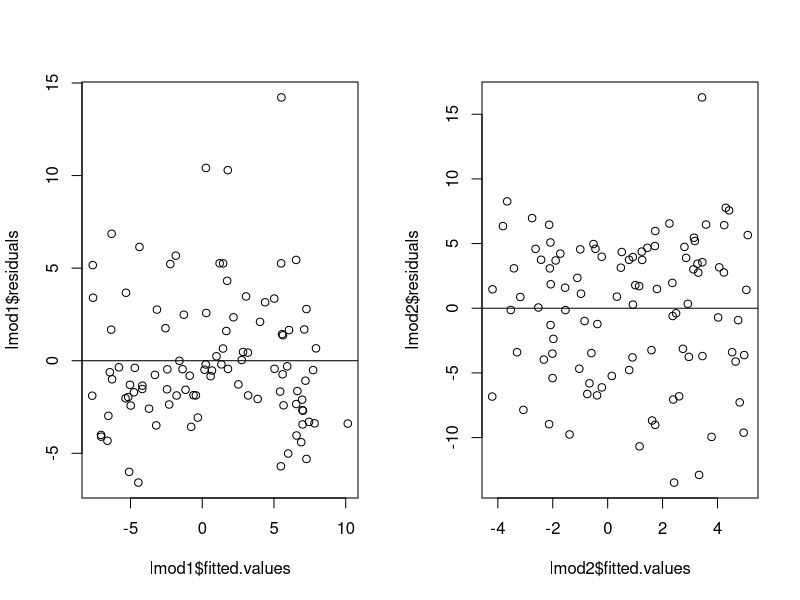
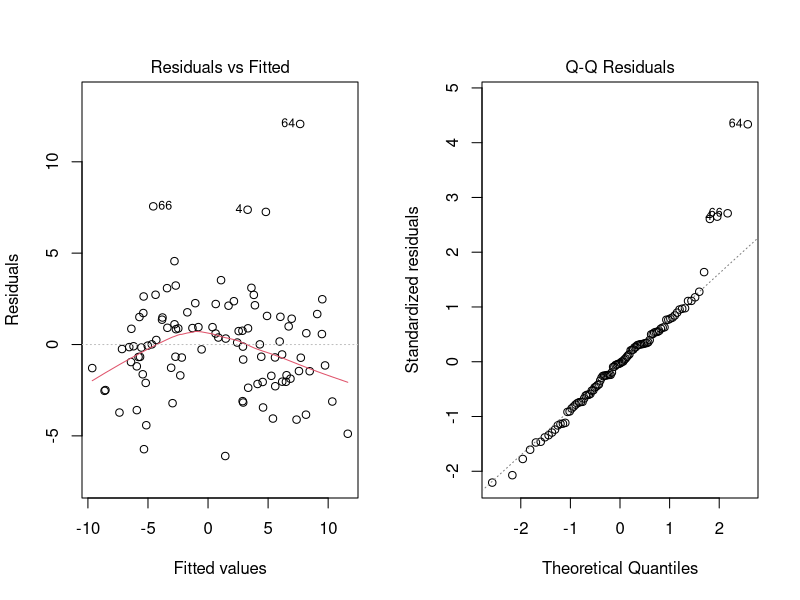
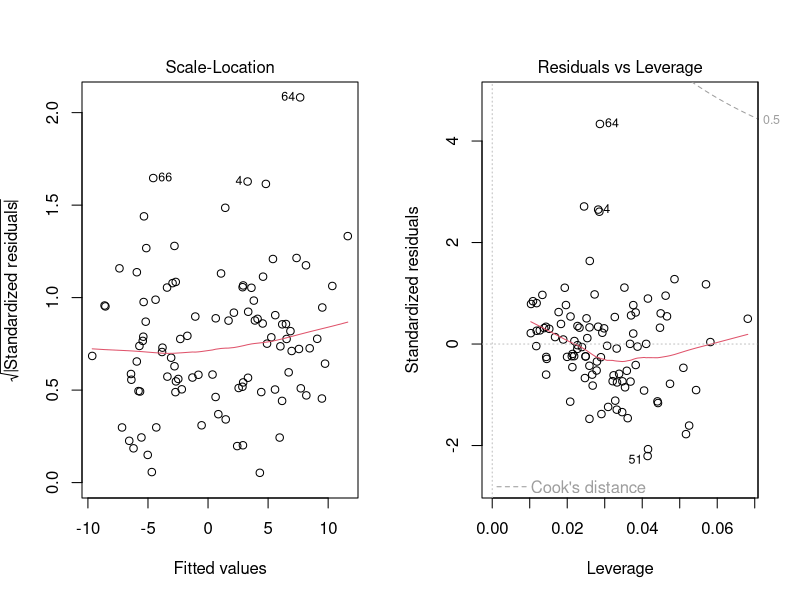

Here is the R script that generated these plots, in order:
###MATH 531 FINAL###
final<-read.table('Finaldata.txt')
attach(final)
###Question 3####
par(mfrow=c(1,2))
lmod1<-lm(y~x1)
#plot(lmod1)
plot(lmod1$fitted.values,lmod1$residuals)
abline(0,0)
lmod2<-lm(y~x2)
#plot(lmod2)
plot(lmod2$fitted.values,lmod2$residuals)
abline(0,0)
summary(lmod1)
summary(lmod2)

lmod3<-lm(y~x1+x2)
plot(lmod3)
